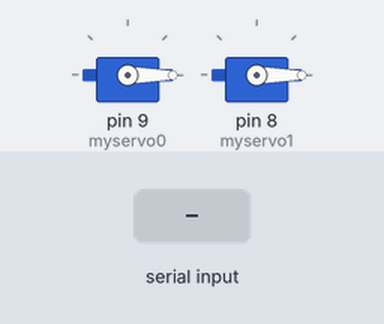
Simulated run of this sketch. Board: Arduino Uno, built with avr-gcc and run on an emulated ATmega328P. Parts: 2 × servo. The test bench sets the inputs (shaded band).

Above: at 1.2 s.
1.3 s: "RUN\n" received over Serial
At 2.0 s:
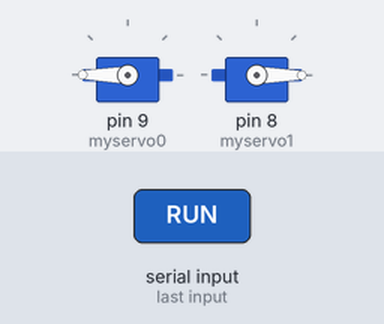
At 4.2 s:
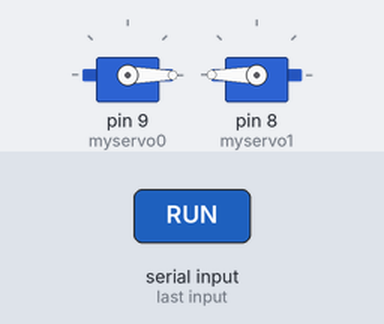
Timing chart, 0 to 5.9 s (numbered marks = the images above; inputs shaded):
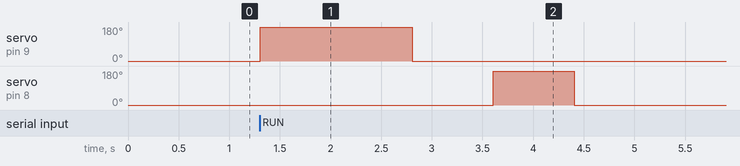

The sketch:

sketch_jul09a.ino
```cpp
#include <Servo.h>

Servo myservo0;
Servo myservo1;
String inputString = "";

void setup() {
  Serial.begin(9600);
  myservo0.attach(9);
  myservo1.attach(8);
  myservo0.write(0);
  myservo1.write(0);
}

void loop() {
  if (Serial.available()) {
    char inChar = (char)Serial.read();
    if (inChar == '\n') {
      if (inputString == "RUN") {
        runPumpSequence();
      }
      inputString = "";
    } else {
      inputString += inChar;
    }
  }
}

void runPumpSequence() {
  myservo0.write(180);
  myservo1.write(0);
  delay(1500);

  myservo0.write(0);
  myservo1.write(0);
  delay(800);

  myservo0.write(0);
  myservo1.write(180);
  delay(800);

  myservo0.write(0);
  myservo1.write(0);
  delay(1500);
}
```

Measured:
- after the input at 1.3 s, servo on pin 9 (myservo0): 0° → 180° at once, → 0° 1.5 s later; servo on pin 8 (myservo1): 0° → 180° after 2.3 s, → 0° 0.80 s later
